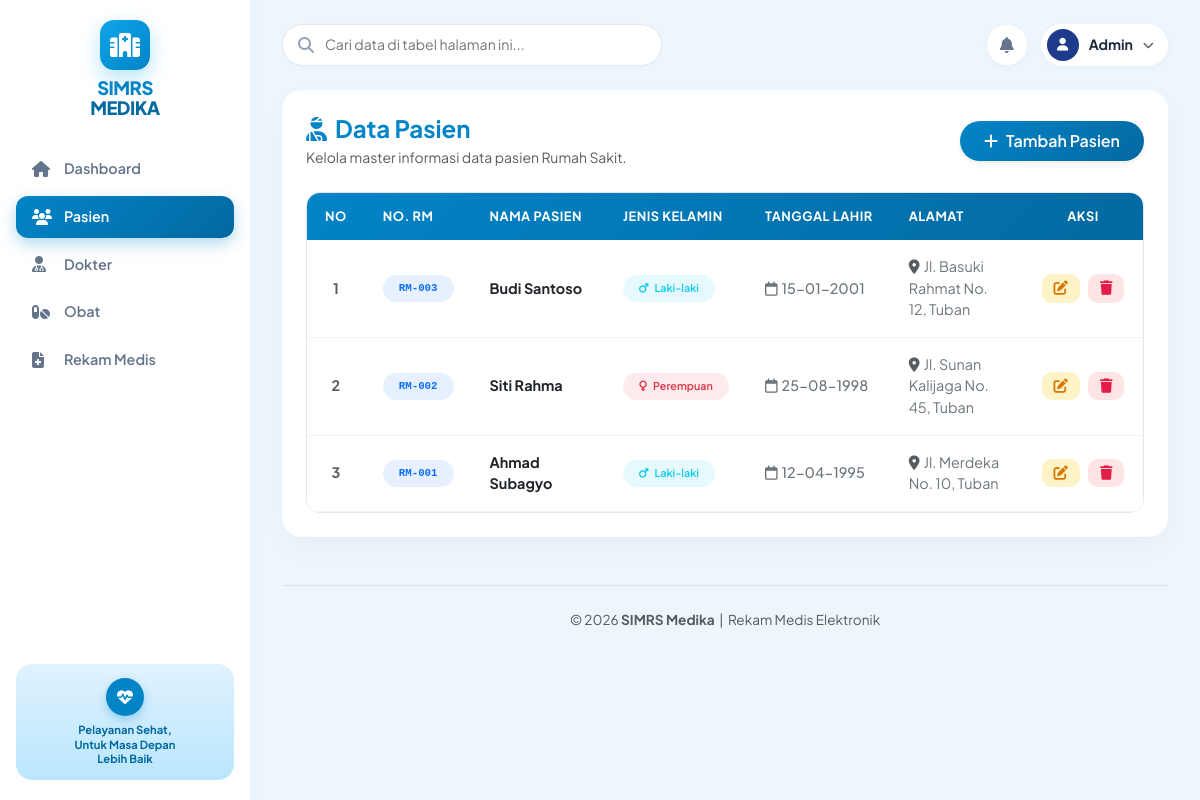
The app's page /pasien.php with its own data.
### tables this page shows
CREATE TABLE pasien (
    id_pasien INT AUTO_INCREMENT PRIMARY KEY,
    no_rm VARCHAR(20) NOT NULL,
    nama_pasien VARCHAR(100) NOT NULL,
    jenis_kelamin ENUM('L', 'P') NOT NULL,
    tanggal_lahir DATE NOT NULL,
    alamat TEXT NOT NULL
);

### pasien.php (the view, shortened to what this page needs)
<?php
include 'koneksi.php';
include 'header.php';
?>
<div class="card-aesthetic p-4">
    <div class="d-flex justify-content-between align-items-center mb-4">
        <div>
            <h4 class="fw-bold mb-1" style="color: #0284c7;">
                <i class="fa-solid fa-user-injured me-2"></i>Data Pasien
            </h4>
            <p class="text-muted small mb-0">Kelola master informasi data pasien Rumah Sakit.</p>
        </div>
        <button class="btn btn-primary rounded-pill px-4 py-2 fw-semibold shadow-sm" data-bs-toggle="modal" data-bs-target="#modalPasien" onclick="resetForm()" style="background: linear-gradient(135deg, #0284c7 0%, #0369a1 100%); border: none;">
            <i class="fa-solid fa-plus me-2"></i>Tambah Pasien
        </button>
    </div>
    <div class="table-responsive">
        <table class="table-rs">
            <thead>
                <tr>
                    <th style="width: 50px;">NO</th>
                    <th>NO. RM</th>
                    <th>NAMA PASIEN</th>
                    <th>JENIS KELAMIN</th>
                    <th class="text-nowrap">TANGGAL LAHIR</th>
                    <th>ALAMAT</th>
                    <th class="text-center text-nowrap" style="width: 120px;">AKSI</th>
                </tr>
            </thead>
            <tbody>
                <?php
                $no = 1;
                $data = mysqli_query($koneksi, "SELECT * FROM pasien ORDER BY id_pasien DESC");
                while ($row = mysqli_fetch_assoc($data)) {
                ?>
                <tr>
                    <td class="fw-bold text-muted text-center"><?= $no++; ?></td>
                    <td class="text-nowrap">
                        <span class="badge bg-primary bg-opacity-10 text-primary px-3 py-2 rounded-pill font-monospace fw-bold">
                            <?= $row['no_rm']; ?>
                        </span>
                    </td>
                    <td><strong class="text-dark"><?= $row['nama_pasien']; ?></strong></td>
                    <td class="text-nowrap">
                        <?php if ($row['jenis_kelamin'] == 'L') { ?>
                            <span class="badge bg-info bg-opacity-10 text-info px-3 py-2 rounded-pill fw-semibold">
                                <i class="fa-solid fa-mars me-1"></i> Laki-laki
                            </span>
                        <?php } else { ?>
                            <span class="badge bg-danger bg-opacity-10 text-danger px-3 py-2 rounded-pill fw-semibold">
                                <i class="fa-solid fa-venus me-1"></i> Perempuan
                            </span>
                        <?php } ?>
                    </td>
                    <td class="text-nowrap">
                        <span class="text-secondary fw-medium">
                            <i class="fa-regular fa-calendar me-1"></i><?= date('d-m-Y', strtotime($row['tanggal_lahir'])); ?>
                        </span>
                    </td>
                    <td>
                        <span class="text-secondary"><i class="fa-solid fa-location-dot me-1 text-muted"></i><?= $row['alamat']; ?></span>
                    </td>
                    <td class="text-center">
                        <div class="action-group">
                            <button class="btn-action-edit" onclick='editPasien(<?= json_encode($row); ?>)' data-bs-toggle="modal" data-bs-target="#modalPasien" title="Edit">
                                <i class="fa-solid fa-pen-to-square"></i>
                            </button>
                            <button class="btn-action-delete" onclick="konfirmasiHapus(<?= $row['id_pasien']; ?>, '<?= addslashes($row['nama_pasien']); ?>')" title="Hapus">
                                <i class="fa-solid fa-trash"></i>
                            </button>
                        </div>
                    </td>
                </tr>
                <?php } ?>
            </tbody>
        </table>
    </div>
</div>
<?php include 'footer.php'; ?>

### header.php (shortened to what this page needs)
<!DOCTYPE html>
<html lang="id">
<head>
    <link href="https://cdn.jsdelivr.net/npm/bootstrap@5.3.0/dist/css/bootstrap.min.css" rel="stylesheet">
    <link href="https://cdnjs.cloudflare.com/ajax/libs/font-awesome/6.4.0/css/all.min.css" rel="stylesheet">
</head>
<body>
<aside class="sidebar">
    <div>
        <div class="brand-logo">
            <div class="brand-icon">
                <i class="fa-solid fa-hospital"></i>
            </div>
            <div class="brand-title">SIMRS<span>MEDIKA</span></div>
        </div>
        <?php $page = basename($_SERVER['PHP_SELF']); ?>
        <ul class="nav-menu">
            <li class="nav-item-custom">
                <a href="index.php" class="nav-link-custom <?= ($page == 'index.php') ? 'active' : ''; ?>">
                    <i class="fa-solid fa-house"></i> Dashboard
                </a>
            </li>
            <li class="nav-item-custom">
                <a href="pasien.php" class="nav-link-custom <?= ($page == 'pasien.php') ? 'active' : ''; ?>">
                    <i class="fa-solid fa-users"></i> Pasien
                </a>
            </li>
            <li class="nav-item-custom">
                <a href="dokter.php" class="nav-link-custom <?= ($page == 'dokter.php') ? 'active' : ''; ?>">
                    <i class="fa-solid fa-user-doctor"></i> Dokter
                </a>
            </li>
            <li class="nav-item-custom">
                <a href="obat.php" class="nav-link-custom <?= ($page == 'obat.php') ? 'active' : ''; ?>">
                    <i class="fa-solid fa-pills"></i> Obat
                </a>
            </li>
            <li class="nav-item-custom">
                <a href="rekam_medis.php" class="nav-link-custom <?= ($page == 'rekam_medis.php') ? 'active' : ''; ?>">
                    <i class="fa-solid fa-file-medical"></i> Rekam Medis
                </a>
            </li>
        </ul>
    </div>
    <div class="sidebar-widget">
        <div class="sidebar-widget-icon">
            <i class="fa-solid fa-heart-pulse"></i>
        </div>
        <div style="font-size: 0.7rem; font-weight: 700; color: #0369a1; line-height: 1.3;">
            Pelayanan Sehat,<br>Untuk Masa Depan<br>Lebih Baik
        </div>
    </div>
</aside>
<div class="main-wrapper">
    <div class="topbar">
        <div class="search-box">
            <i class="fa-solid fa-magnifying-glass"></i>
            <input type="text" id="globalSearchInput" placeholder="Cari data di tabel halaman ini...">
        </div>
        <div class="user-profile">
            <div class="btn-icon-top">
                <i class="fa-solid fa-bell"></i>
            </div>
            <div class="user-card">
                <div class="user-avatar"><i class="fa-solid fa-user"></i></div>
                <span style="font-size: 0.88rem; font-weight: 700;">Admin</span>
                <i class="fa-solid fa-chevron-down text-muted" style="font-size: 0.7rem;"></i>
            </div>
        </div>
    </div>

### footer.php (shortened to what this page needs)
<div class="text-center text-muted py-4 mt-5 border-top" style="font-size: 0.85rem;">
        &copy; 2026 <strong>SIMRS Medika</strong> &nbsp;|&nbsp; Rekam Medis Elektronik
    </div>
</div>
</body>
</html>

### records on screen
pasien: no_rm "RM-003", nama_pasien "Budi Santoso", jenis_kelamin "L" (drawn), tanggal_lahir "15-01-2001", alamat "Jl. Basuki Rahmat No. 12, Tuban"
pasien: no_rm "RM-002", nama_pasien "Siti Rahma", jenis_kelamin "P" (drawn), tanggal_lahir "25-08-1998", alamat "Jl. Sunan Kalijaga No. 45, Tuban"
pasien: no_rm "RM-001", nama_pasien "Ahmad Subagyo", jenis_kelamin "L" (drawn), tanggal_lahir "12-04-1995", alamat "Jl. Merdeka No. 10, Tuban"
